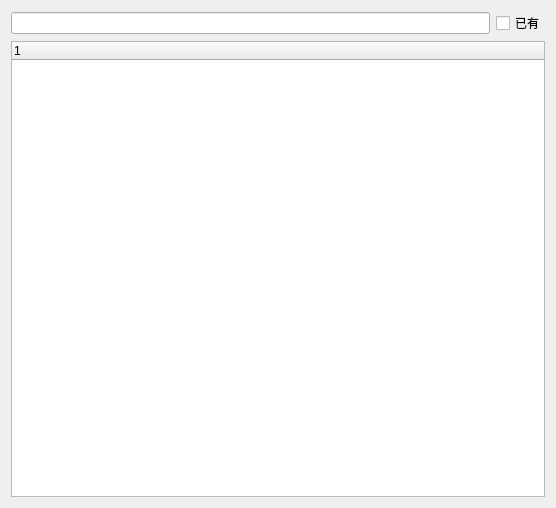
<?xml version="1.0" encoding="UTF-8"?>
<ui version="4.0">
 <class>AgriMachineManagerTree</class>
 <widget class="QWidget" name="AgriMachineManagerTree">
  <property name="geometry">
   <rect>
    <x>0</x>
    <y>0</y>
    <width>556</width>
    <height>508</height>
   </rect>
  </property>
  <property name="maximumSize">
   <size>
    <width>16777215</width>
    <height>16777215</height>
   </size>
  </property>
  <property name="windowTitle">
   <string>Form</string>
  </property>
  <layout class="QVBoxLayout" name="verticalLayout">
   <item>
    <layout class="QHBoxLayout" name="horizontalLayout">
     <item>
      <widget class="QLineEdit" name="search_lineEdit"/>
     </item>
     <item>
      <widget class="QCheckBox" name="filter_checkBox">
       <property name="text">
        <string>已有</string>
       </property>
      </widget>
     </item>
    </layout>
   </item>
   <item>
    <widget class="QTreeWidget" name="treeWidget">
     <property name="contextMenuPolicy">
      <enum>Qt::CustomContextMenu</enum>
     </property>
     <column>
      <property name="text">
       <string notr="true">1</string>
      </property>
     </column>
    </widget>
   </item>
  </layout>
 </widget>
 <resources/>
 <connections/>
</ui>
